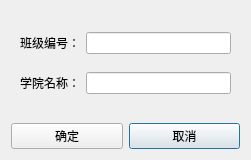
<?xml version="1.0" encoding="UTF-8"?>
<ui version="4.0">
 <class>DialogCollegeData</class>
 <widget class="QDialog" name="DialogCollegeData">
  <property name="geometry">
   <rect>
    <x>0</x>
    <y>0</y>
    <width>251</width>
    <height>160</height>
   </rect>
  </property>
  <property name="windowTitle">
   <string>Dialog</string>
  </property>
  <layout class="QGridLayout" name="gridLayout_2">
   <item row="0" column="0" colspan="2">
    <widget class="QWidget" name="widget" native="true">
     <layout class="QGridLayout" name="gridLayout">
      <item row="1" column="0">
       <widget class="QLabel" name="label_2">
        <property name="text">
         <string>学院名称：</string>
        </property>
       </widget>
      </item>
      <item row="1" column="1">
       <widget class="QLineEdit" name="leCollegeName"/>
      </item>
      <item row="0" column="1">
       <widget class="QLineEdit" name="leCollegeId"/>
      </item>
      <item row="0" column="0">
       <widget class="QLabel" name="label">
        <property name="text">
         <string>班级编号：</string>
        </property>
       </widget>
      </item>
     </layout>
    </widget>
   </item>
   <item row="1" column="1">
    <widget class="QPushButton" name="btnCancel">
     <property name="text">
      <string>取消</string>
     </property>
    </widget>
   </item>
   <item row="1" column="0">
    <widget class="QPushButton" name="btnCommit">
     <property name="text">
      <string>确定</string>
     </property>
    </widget>
   </item>
  </layout>
 </widget>
 <resources/>
 <connections/>
</ui>
